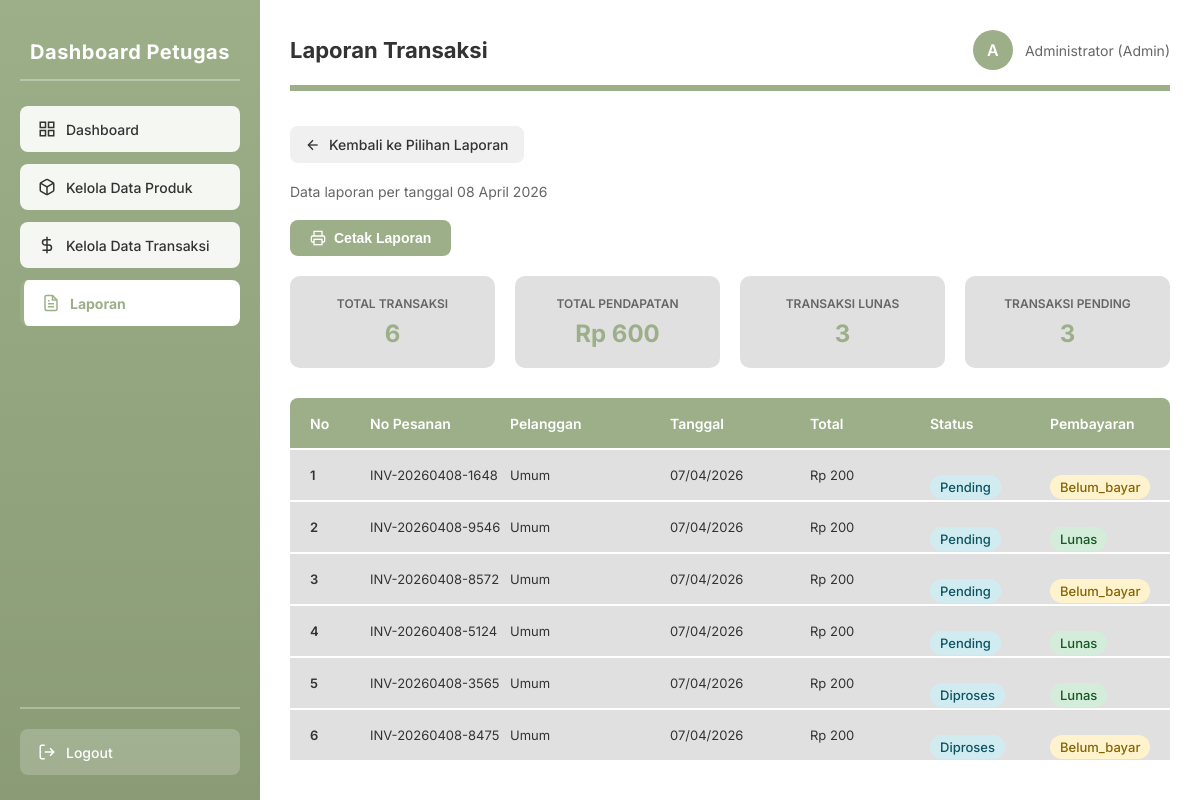
The page /Petugas/jenis_laporan.php (signed in) on the database its author committed.
### tables this page shows
CREATE TABLE `pesanan` (
  `id` int(11) NOT NULL,
  `nomor_pesanan` varchar(50) NOT NULL,
  `id_pelanggan` int(11) DEFAULT NULL,
  `tanggal_pesanan` timestamp NOT NULL DEFAULT current_timestamp(),
  `total_harga` decimal(10,2) NOT NULL,
  `status_pesanan` enum('pending','diproses','dikirim','selesai','batal') DEFAULT 'pending',
  `status_pembayaran` enum('belum_bayar','lunas') DEFAULT 'belum_bayar',
  `metode_pembayaran` varchar(50) DEFAULT NULL,
  `alamat_pengiriman` text DEFAULT NULL,
  `nama_penerima` varchar(100) DEFAULT NULL,
  `telepon_penerima` varchar(20) DEFAULT NULL
);

### Petugas/jenis_laporan.php (the view, shortened to what this page needs)
<?php
 $koneksi = getKoneksi();
 $type = isset($_GET['type']) ? $_GET['type'] : 'transaksi';
 $transactions = [];
 $total_penjualan = 0;
if ($type == 'transaksi') {
    $query = "SELECT p.*, pl.nama as nama_pelanggan
              FROM pesanan p
              LEFT JOIN pelanggan pl ON p.id_pelanggan = pl.id
              ORDER BY p.tanggal_pesanan DESC";
    $result = mysqli_query($koneksi, $query);
    while ($row = mysqli_fetch_assoc($result)) {
        $transactions[] = $row;
    }
    $total_penjualan = mysqli_fetch_assoc(mysqli_query($koneksi, "SELECT SUM(total_harga) as total FROM pesanan WHERE status_pembayaran = 'lunas'"))['total'] ?? 0;
}
 $titles = [
    'transaksi' => 'Laporan Transaksi',
    'penjualan' => 'Laporan Penjualan',
    'stok' => 'Laporan Stok'
];
 $page_title = $titles[$type];
 $active_page = 'laporan';
?>
<!DOCTYPE html>
<html lang="id">
<head>
</head>
<body>
<div class="main-container">
    <div class="sidebar">
        <div class="sidebar-header">
            <h1 class="sidebar-title">Dashboard Petugas</h1>
        </div>
        <a href="dashboard_petugas.php" class="menu-item <?= $active_page=='dashboard'?'active':'' ?>">
            <svg viewBox="0 0 24 24"><rect x="3" y="3" width="7" height="7"></rect><rect x="14" y="3" width="7" height="7"></rect><rect x="14" y="14" width="7" height="7"></rect><rect x="3" y="14" width="7" height="7"></rect></svg>
            Dashboard
        </a>
        <a href="kelola_data_produk_petugas.php" class="menu-item <?= $active_page=='produk'?'active':'' ?>">
            <svg viewBox="0 0 24 24"><path d="M21 16V8a2 2 0 0 0-1-1.73l-7-4a2 2 0 0 0-2 0l-7 4A2 2 0 0 0 3 8v8a2 2 0 0 0 1 1.73l7 4a2 2 0 0 0 2 0l7-4A2 2 0 0 0 21 16z"></path><polyline points="3.27 6.96 12 12.01 20.73 6.96"></polyline><line x1="12" y1="22.08" x2="12" y2="12"></line></svg>
            Kelola Data Produk
        </a>
        <a href="kelola_data_transaksi_petugas.php" class="menu-item <?= $active_page=='transaksi'?'active':'' ?>">
            <svg viewBox="0 0 24 24"><line x1="12" y1="1" x2="12" y2="23"></line><path d="M17 5H9.5a3.5 3.5 0 0 0 0 7h5a3.5 3.5 0 0 1 0 7H6"></path></svg>
            Kelola Data Transaksi
        </a>
        <a href="laporan_petugas.php" class="menu-item <?= $active_page=='laporan'?'active':'' ?>">
            <svg viewBox="0 0 24 24"><path d="M14 2H6a2 2 0 0 0-2 2v16a2 2 0 0 0 2 2h12a2 2 0 0 0 2-2V8z"></path><polyline points="14 2 14 8 20 8"></polyline><line x1="16" y1="13" x2="8" y2="13"></line><line x1="16" y1="17" x2="8" y2="17"></line><polyline points="10 9 9 9 8 9"></polyline></svg>
            Laporan
        </a>
        <div class="logout-section">
            <a href="?logout=true" class="logout-btn">
                <svg viewBox="0 0 24 24"><path d="M9 21H5a2 2 0 0 1-2-2V5a2 2 0 0 1 2-2h4"></path><polyline points="16 17 21 12 16 7"></polyline><line x1="21" y1="12" x2="9" y2="12"></line></svg>
                Logout
            </a>
        </div>
    </div>
    <div class="main-content">
        <div class="header">
            <h2 class="header-title"><?= $page_title ?></h2>
            <div class="user-info">
                <div class="user-avatar"><?= strtoupper(substr($_SESSION['nama_petugas'], 0, 1)) ?></div>
                <span class="user-name"><?= htmlspecialchars($_SESSION['nama_petugas']) ?> (<?= ucfirst($_SESSION['level']) ?>)</span>
            </div>
        </div>
        <a href="laporan_petugas.php" class="back-btn">
            <svg viewBox="0 0 24 24"><line x1="19" y1="12" x2="5" y2="12"></line><polyline points="12 19 5 12 12 5"></polyline></svg>
            Kembali ke Pilihan Laporan
        </a>
        <p class="page-subtitle">Data laporan per tanggal <?= date('d F Y') ?></p>
        <button class="print-btn" onclick="window.print()">
            <svg viewBox="0 0 24 24"><polyline points="6 9 6 2 18 2 18 9"></polyline><path d="M6 18H4a2 2 0 0 1-2-2v-5a2 2 0 0 1 2-2h16a2 2 0 0 1 2 2v5a2 2 0 0 1-2 2h-2"></path><rect x="6" y="14" width="12" height="8"></rect></svg>
            Cetak Laporan
        </button>
        <?php if ($type == 'transaksi'): ?>
        <div class="summary-cards">
            <div class="summary-card">
                <div class="summary-card-label">Total Transaksi</div>
                <div class="summary-card-value"><?= count($transactions) ?></div>
            </div>
            <div class="summary-card">
                <div class="summary-card-label">Total Pendapatan</div>
                <div class="summary-card-value">Rp <?= number_format($total_penjualan, 0, ',', '.') ?></div>
            </div>
            <div class="summary-card">
                <div class="summary-card-label">Transaksi Lunas</div>
                <div class="summary-card-value"><?= mysqli_fetch_assoc(mysqli_query($koneksi, "SELECT COUNT(*) as total FROM pesanan WHERE status_pembayaran = 'lunas'"))['total'] ?? 0 ?></div>
            </div>
            <div class="summary-card">
                <div class="summary-card-label">Transaksi Pending</div>
                <div class="summary-card-value"><?= mysqli_fetch_assoc(mysqli_query($koneksi, "SELECT COUNT(*) as total FROM pesanan WHERE status_pembayaran = 'belum_bayar'"))['total'] ?? 0 ?></div>
            </div>
        </div>
        <div class="table-header">
            <span style="left: 20px;">No</span>
            <span style="left: 80px;">No Pesanan</span>
            <span style="left: 220px;">Pelanggan</span>
            <span style="left: 380px;">Tanggal</span>
            <span style="left: 520px;">Total</span>
            <span style="left: 640px;">Status</span>
            <span style="left: 760px;">Pembayaran</span>
        </div>
        <?php $no = 1; foreach ($transactions as $trx): ?>
        <div class="table-row">
            <span style="left: 20px; font-weight: 600;"><?= $no++ ?></span>
            <span style="left: 80px;"><?= htmlspecialchars($trx['nomor_pesanan']) ?></span>
            <span style="left: 220px;"><?= htmlspecialchars($trx['nama_pelanggan'] ?? 'Umum') ?></span>
            <span style="left: 380px;"><?= date('d/m/Y', strtotime($trx['tanggal_pesanan'])) ?></span>
            <span style="left: 520px;">Rp <?= number_format($trx['total_harga'], 0, ',', '.') ?></span>
            <span style="left: 640px;">
                <span class="badge badge-<?= $trx['status_pesanan']=='selesai'?'success':($trx['status_pesanan']=='batal'?'danger':'info') ?>">
                    <?= ucfirst($trx['status_pesanan']) ?>
                </span>
            </span>
            <span style="left: 760px;">
                <span class="badge badge-<?= $trx['status_pembayaran']=='lunas'?'success':'warning' ?>">
                    <?= ucfirst($trx['status_pembayaran']) ?>
                </span>
            </span>
        </div>
        <?php endforeach; ?>
        <?php endif; ?>
    </div>
</div>
</body>
</html>

### Petugas/jenis_laporan.php (style rules this page uses)
* { margin: 0; padding: 0; box-sizing: border-box; }
body { font-family: 'Inter', Arial, sans-serif; background: #f5f5f5; color: #333; }
.main-container { display: flex; min-height: 100vh; }
.sidebar { width: 260px; background: linear-gradient(180deg, #9CAF88 0%, #8A9B76 100%); padding: 25px 20px; display: flex; flex-direction: column; position: fixed; height: 100vh; overflow-y: auto; }
.sidebar-header { text-align: center; padding: 15px 0; margin-bottom: 25px; border-bottom: 2px solid rgba(255,255,255,0.3); }
.sidebar-title { color: white; font-size: 20px; font-weight: 700; letter-spacing: 0.5px; }
.menu-item { background-color: rgba(255,255,255,0.9); padding: 14px 18px; margin-bottom: 12px; border-radius: 8px; text-align: left; cursor: pointer; font-weight: 500; color: #333; text-decoration: none; transition: all 0.2s ease; font-size: 14px; display: flex; align-items: center; gap: 10px; }
.menu-item.active { background-color: white; color: #9CAF88; font-weight: 700; border-left: 4px solid #9CAF88; }
.menu-item svg { width: 18px; height: 18px; stroke: currentColor; fill: none; stroke-width: 2; }
.logout-section { margin-top: auto; padding-top: 20px; border-top: 2px solid rgba(255,255,255,0.3); }
.logout-btn { display: flex; align-items: center; gap: 10px; padding: 14px 18px; background-color: rgba(255,255,255,0.2); color: white; border: none; border-radius: 8px; cursor: pointer; font-size: 14px; font-weight: 500; text-decoration: none; transition: background-color 0.2s; }
.logout-btn svg { width: 18px; height: 18px; stroke: white; fill: none; stroke-width: 2; }
.main-content { flex: 1; margin-left: 260px; padding: 30px; background: #fff; min-height: 100vh; }
.header { display: flex; justify-content: space-between; align-items: center; margin-bottom: 35px; padding-bottom: 15px; border-bottom: 6px solid #9CAF88; }
.header-title { font-size: 22px; font-weight: 700; color: #333; }
.user-info { display: flex; align-items: center; gap: 12px; }
.user-avatar { width: 40px; height: 40px; background-color: #9CAF88; border-radius: 50%; display: flex; align-items: center; justify-content: center; color: white; font-weight: 600; font-size: 16px; }
.user-name { color: #666; font-size: 14px; }
.page-subtitle { font-size: 14px; color: #666; margin-bottom: 20px; }
.back-btn { display: inline-flex; align-items: center; gap: 8px; padding: 10px 15px; background: #f0f0f0; color: #333; border-radius: 8px; text-decoration: none; font-size: 14px; font-weight: 500; margin-bottom: 20px; transition: 0.2s; }
.back-btn svg { width: 16px; height: 16px; stroke: #333; fill: none; stroke-width: 2; }
.summary-cards { display: grid; grid-template-columns: repeat(auto-fit, minmax(200px, 1fr)); gap: 20px; margin-bottom: 30px; }
.summary-card { background: #E0E0E0; padding: 20px; border-radius: 10px; text-align: center; }
.summary-card-label { font-size: 12px; color: #666; margin-bottom: 8px; text-transform: uppercase; font-weight: 600; }
.summary-card-value { font-size: 24px; font-weight: 700; color: #9CAF88; }
.table-header { width: 100%; height: 50px; background: #9CAF88; display: flex; align-items: center; position: relative; margin-bottom: 2px; border-radius: 8px 8px 0 0; }
.table-header span { font-family: Inter; font-size: 14px; position: absolute; font-weight: 600; color: white; }
.table-row { width: 100%; height: 50px; background: #E0E0E0; display: flex; align-items: center; position: relative; margin-bottom: 2px; }
.table-row span { font-family: Inter; font-size: 13px; position: absolute; }
.badge { padding: 4px 10px; border-radius: 12px; font-size: 12px; font-weight: 500; }
.badge-success { background: #d4edda; color: #155724; }
.badge-warning { background: #fff3cd; color: #856404; }
.badge-info { background: #d1ecf1; color: #0c5460; }
.print-btn { display: inline-flex; align-items: center; gap: 8px; padding: 10px 20px; background: #9CAF88; color: white; border: none; border-radius: 8px; font-size: 14px; font-weight: 600; cursor: pointer; margin-bottom: 20px; transition: 0.2s; }
.print-btn svg { width: 16px; height: 16px; stroke: white; fill: none; stroke-width: 2; }

### rows shown on the page
pesanan: nomor_pesanan "INV-20260408-1648", nama_pelanggan "Umum", tanggal_pesanan "07/04/2026", total_harga "200", status_pesanan "Pending", status_pembayaran "Belum_bayar"
pesanan: nomor_pesanan "INV-20260408-9546", nama_pelanggan "Umum", tanggal_pesanan "07/04/2026", total_harga "200", status_pesanan "Pending", status_pembayaran "Lunas"
pesanan: nomor_pesanan "INV-20260408-8572", nama_pelanggan "Umum", tanggal_pesanan "07/04/2026", total_harga "200", status_pesanan "Pending", status_pembayaran "Belum_bayar"
pesanan: nomor_pesanan "INV-20260408-5124", nama_pelanggan "Umum", tanggal_pesanan "07/04/2026", total_harga "200", status_pesanan "Pending", status_pembayaran "Lunas"
pesanan: nomor_pesanan "INV-20260408-3565", nama_pelanggan "Umum", tanggal_pesanan "07/04/2026", total_harga "200", status_pesanan "Diproses", status_pembayaran "Lunas"
pesanan: nomor_pesanan "INV-20260408-8475", nama_pelanggan "Umum", tanggal_pesanan "07/04/2026", total_harga "200", status_pesanan "Diproses", status_pembayaran "Belum_bayar"

### other values the page prints
$page_title "Laporan Transaksi"
substr($_SESSION['nama_petugas'], 0, 1) "A"
$_SESSION['nama_petugas'] "Administrator"
$_SESSION['level'] "Admin"
count($transactions) "6"
$total_penjualan "600"
